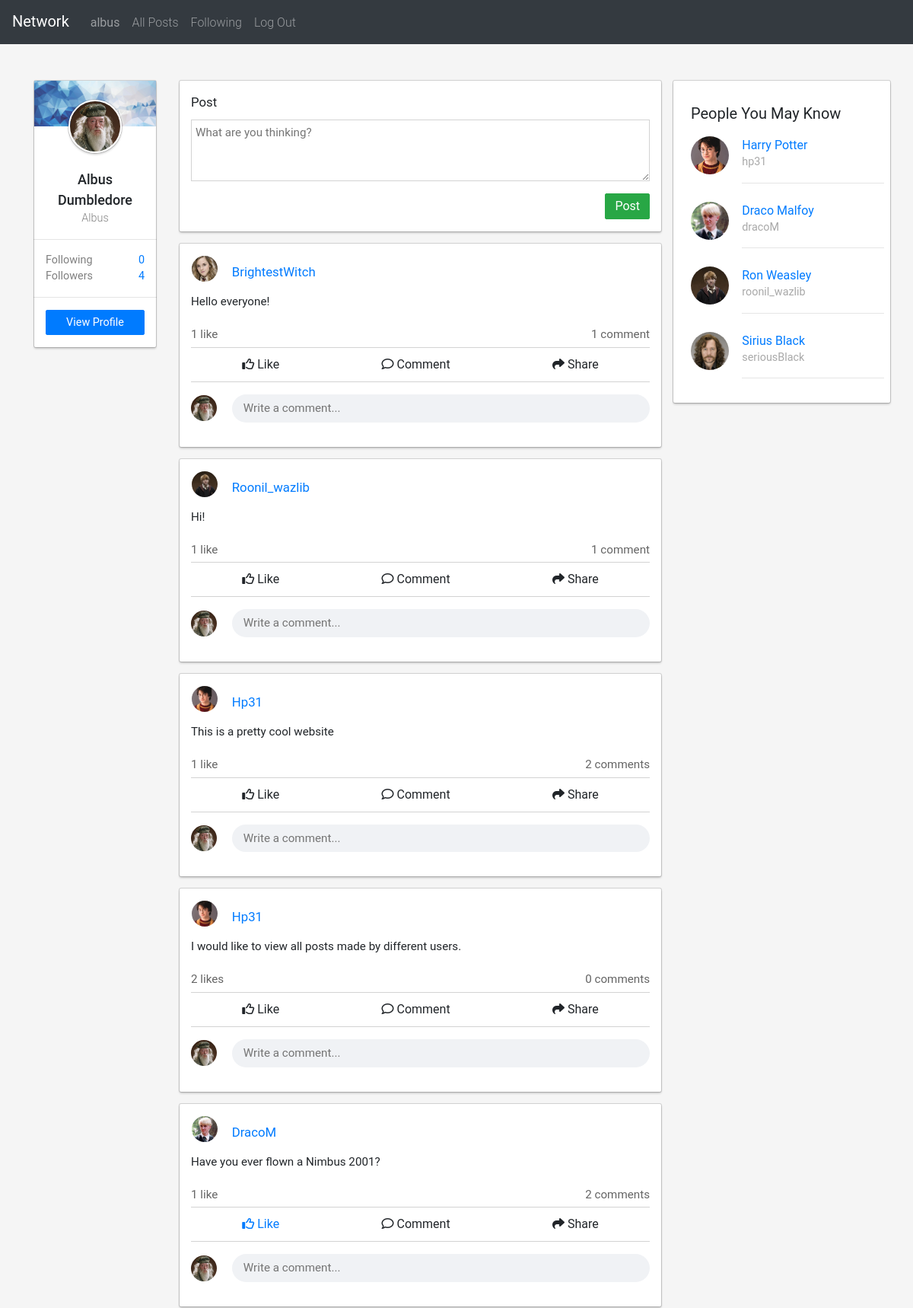
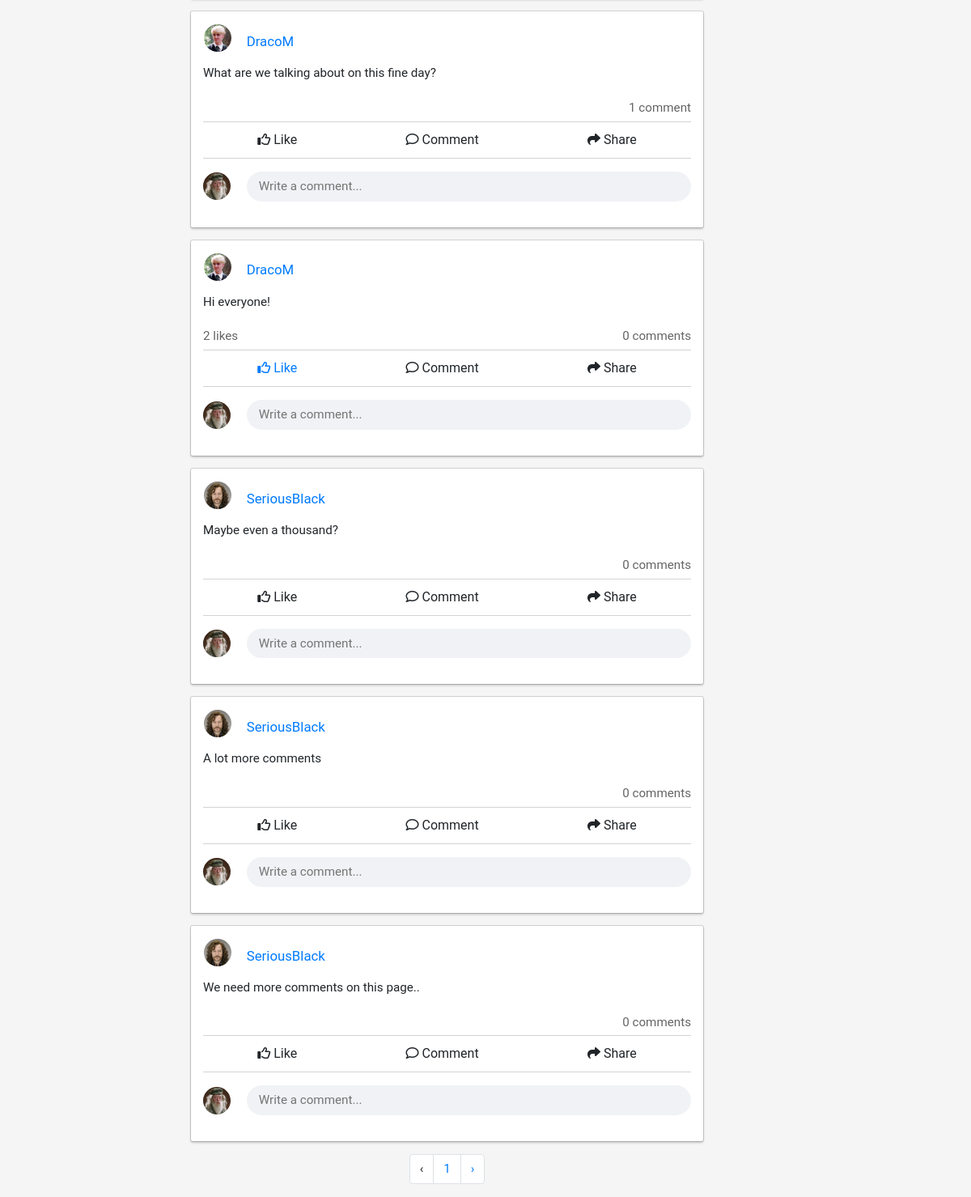
/ (signed in), run on the app's committed database (2 pictures, top to bottom).
### network/models.py (models this page shows, shortened)
class User(AbstractUser):
    followers = models.ManyToManyField('self', blank=True, related_name="followersList", symmetrical=False)
    following = models.ManyToManyField('self', blank=True, related_name="followingList", symmetrical=False)
    profilePic = models.ImageField(upload_to=new_filename, storage=OverwriteStorage(), null=True, blank=True)
    description = models.TextField(null=True, blank=True, default="")
    def __str__(self):
        return f"{self.username}"
    def followerCount(self):
        return len(self.followers.all())
    def followingCount(self):
        return len(self.following.all())

class Post(models.Model):
    user = models.ForeignKey(User, on_delete=models.CASCADE, blank=True, related_name="posts")
    content = models.TextField()
    time = models.DateTimeField(auto_now_add=True)
    likes = models.ManyToManyField(User, blank=True, related_name="postLikes")
    ordering = ['-time']
    def comments(self):
        commentList = Comment.objects.all().filter(post=self)
        return commentList
    def allLikes(self):
        userList = list(self.likes.all())
        for i in range(len(userList)):
            userList[i] = userList[i].username
        return userList

### network/views.py (the view, shortened to what this page needs)
# urls.py: path("", views.index, name="index"),
def index(request):
    user = request.user
    print(user)
    print("GET Request has been called")
    if not user.is_authenticated:
        return HttpResponseRedirect(reverse("login"))
    postsList = Post.objects.order_by("-time").all()
    paginator = Paginator(postsList, 10)
    page_number =  request.GET.get('page')
    page_obj = paginator.get_page(page_number)
    pYouMayKnow = utils.getRandomProfiles(user)
    pAlsoViewed = utils.getRandomProfiles(user)
    return render(request, "network/index.html", {
        "postsList" : postsList,
        "page_obj" : page_obj,
        "pYouMayKnow" : pYouMayKnow,
        "pAlsoViewed" : pAlsoViewed
    })

### network/models.py (called while the page is built)
    def allLikes(self):
        userList = list(self.likes.all())
        for i in range(len(userList)):
            userList[i] = userList[i].username
        return userList

### network/utils.py (called while the page is built)
def getRandomProfiles(user):
    randomProfiles = list(User.objects.all().exclude(id=user.id))
    randomProfiles = random.sample(randomProfiles, k=4)
    return randomProfiles

### network/templates/network/index.html (shortened to what this page needs)
{% extends "network/layout.html" %}
{% load static %}
{% block body %}
<div class="container" id="BodyContainer">
    <div class="row p-0 mt-lg-5 mt-0">
        <div class="col-lg-2 d-none d-lg-block" style="font-size: 0.9rem" id="BodyContainerCol1">
            <div class="d-flex mb-4 pb-3" id="viewProfileTab"
                style="min-height: 50px; background-color: white; border-radius: 2px; box-shadow: rgba(0, 0, 0, 0.15) 0px 0px 0px 1px, rgba(0, 0, 0, 0.2) 0px 2px 3px 0px;">
                <div class="col">
                    <div class="row" style="height: 60px; overflow: hidden;">
                    </div>
                    <div class="d-flex justify-content-center">
                        {% if request.user.profilePic %}
                        <img id="smallProfilePic" src="{{request.user.profilePic.url}}" alt="profile-pic">
                        {% else %}
                        <img id="smallProfilePic" src="{% static 'network/images/defaultAvatar.png' %}"
                            alt="profile-pic">
                        {% endif %}
                    </div>
                    <div class="mb-3 mt-3 text-center">
                        <span style="font-size: 1.125rem; font-weight: 500;">{{request.user.first_name|capfirst}}
                            {{request.user.last_name|capfirst}}</span>
                        <br>
                        <span id="profileUsername"
                            style="color: gray; font-weight: 300">{{request.user.username|capfirst}}</span>
                    </div>
                    <hr class="mx-n3">
                    <div style="color: grey;">
                        <div> Following <span
                                style="float: right; color: #007bff">{{request.user.followingCount}}</span> </div>
                        <div> Followers <span style="float: right; color: #007bff">{{request.user.followerCount}}</span>
                        </div>
                    </div>
                    <hr class="mx-n3">
                    <a href="{% url 'profile' request.user.username %}">
                        <div class="btn btn-primary" id="viewProfileButton">View Profile</div>
                    </a>
                </div>
            </div>
        </div>
        <div class="col-lg-7 px-0 px-md-3" style="font-size: 0.95rem" >
            <div class="d-flex py-3 mb-3 postContainer">
                <div class="col">
                    <span style="font-size: 1.05rem;">Post</span>
                    <form action="" method="post" id="contentForm">
                        <textarea name="content" id="content" rows="3" placeholder="What are you thinking?"></textarea>
                    </form>
                    <button class="btn btn-success" style="float: right" form="contentForm">Post</button>
                </div>
            </div>
            <div id="postsDisplay">
                {% for post in page_obj %}
                <div class="d-flex py-3 my-3 postContainer" id="postContainer-{{post.id}}">
                    <div class="col">
                        <div class="row">
                            <div class="col-1 px-2 px-sm-3">
                                {% if post.user.profilePic %}
                                <img class="postProfilePicSmall" src="{{post.user.profilePic.url}}" alt="profile-pic">
                                {% else %}
                                <img class="postProfilePicSmall" src="{% static 'network/images/defaultAvatar.png' %}"
                                    alt="profile-pic">
                                {% endif %}
                            </div>
                            <div class="col-11 pl-4 pl-sm-3 pl-md-1 pl-lg-3 align-self-end">
                                <span style="font-size: 1.05rem;" id="postUser-{{post.id}}" style="display: inline-block;">
                                    <a href="{% url 'profile' post.user %}"
                                        class="userProfileLink">{{post.user|capfirst}}</a>
                                </span>
                            </div>
                        </div>
                        <div class="row">
                            <div class="col">
                                <div class="postContent" id="post-{{post.id}}">{{post.content}}</div>
                            </div>
                        </div>
                        <div class="metaInfoRow d-flex justify-content-between">
                            <div class="numLikes noSelect" data-numLikes="{{post.allLikes|length}}" id="postLikes-{{post.id}}" data-id="{{post.id}}" data-item="post"> {{post.allLikes|length}} {% if post.allLikes|length != 1 %} likes {% else %} like {% endif %} </div>
                            <div class="numComments noSelect" data-numComments="{{post.comments|length}}" id="postComments-{{post.id}}" data-postID="{{post.id}}" data-item="post">{{post.comments|length}} {% if post.comments|length != 1 %} comments {% else %} comment {% endif %}</div>
                        </div>
                        <div class="row postOptionRow " id="optionRow-{{post.id}}">
                            {% if request.user.username in post.allLikes %}
                            <div class="options flex-fill text-center likeButton" data-id="post-{{post.id}}" style="color: #007bff"
                                data-item="post">
                                <i class="far fa-thumbs-up"></i> Like</div>
                            {% else %}
                            <div class="options flex-fill text-center likeButton" data-id="post-{{post.id}}" data-item="post">
                                <i class="far fa-thumbs-up"></i> Like</div>
                            {% endif %}
                            <div class="options flex-fill text-center commentButton" data-id="{{post.id}}" onclick="focusComment(this);"><i class="far fa-comment"></i> Comment</div>
                            <div class="options flex-fill text-center shareButton" data-id="post-{{post.id}}"><i class="fas fa-share"></i> Share</div>
                        </div>
                        <div class="row">
                            <div class="col-sm-1 col-2 align-self-center justify-content-center inputProfilePicContainer">
                                {% if request.user.profilePic %}
                                <img class="postProfilePicSmall" width="30" height="30"
                                    src="{{request.user.profilePic.url}}" alt="profile-pic">
                                {% else %}
                                <img class="postProfilePicSmall"
                                    src="{% static 'network/images/defaultAvatar.png' %}"
                                    alt="profile-pic">
                                {% endif %}
                            </div>
                            <div class="col-sm-11 col-10 my-3 pl-0 pl-sm-3 pl-md-1 pl-lg-3">
                                <input class="comment" data-postID="{{post.id}}" type="text" id="commentInput-{{post.id}}" placeholder="Write a comment...">
                            </div>
                        </div>
                    </div>
                </div>
                {% endfor %}
            </div>
            <nav aria-label="page navigation">
                <ul class="pagination justify-content-center">
                    {% if page_obj.has_previous %}
                    <li class="page-item"><a class="page-link"
                            href="?page={{ page_obj.previous_page_number }}">&#8249;</a></li>
                    {% else %}
                    <li class="page-item"><a class="page-link">&#8249;</a></li>
                    {% endif %}
                    <li class="page-item"><a class="page-link" href="?page={{page_number}}">{{page_obj.number}}</a></li>
                    {% if page_obj.has_next %}
                    <li class="page-item"><a class="page-link" href="?page={{ page_obj.next_page_number }}">&#8250;</a>
                    {% else %}
                    <li class="page-item"><a class="page-link">&#8250;</a>
                    {% endif %}
                    </li>
                </ul>
            </nav>
        </div>
        <div class="col-lg-3">
            <div class="row p-2 mb-4" id="pYouMayKnowTab" style="position: sticky; top: 76px;">
                <div class="col">
                    <div id="pYouMayKnow">People You May Know</div>
                    {% for profile in pYouMayKnow %}
                    <div class="suggestedUsers mb-2">
                        <div class="row">
                            <div class="col-3 col-sm-2 col-lg-3">
                                {% if profile.profilePic %}
                                <img src="{{ profile.profilePic.url }}" alt="profile-pic" class="pYouMayKnowPic">
                                {% else %}
                                <img src="{% static 'network/images/defaultAvatar.png' %}" alt="profile-pic"
                                    class="pYouMayKnowPic">
                                {% endif %}
                            </div>
                            <div class="col-9 col-sm-10 col-lg-9 pr-0">
                                <div><a href="{% url 'profile' profile.username %}"> {{profile.first_name}}
                                        {{profile.last_name}} </a></div>
                                <div style="font-size: 0.9rem; margin-top: -1px; color: darkgrey">{{profile.username}}
                                </div>
                                <hr>
                            </div>
                        </div>
                    </div>
                    {% endfor %}
                </div>
            </div>
        </div>
    </div>
</div>
{% endblock %}

### network/templates/network/layout.html (shortened to what this page needs)
{% load static %}
<!DOCTYPE html>
<html lang="en">
<head>
    <link rel="stylesheet" href="https://stackpath.bootstrapcdn.com/bootstrap/4.4.1/css/bootstrap.min.css"
>
    <link href="{% static 'network/styles.css' %}" rel="stylesheet">
</head>
<body>
    <nav class="navbar navbar-expand-md sticky-top navbar-dark bg-dark d-none d-md-block">
        <a class="navbar-brand" href="{% url 'index' %}">Network</a>
        <div class="d-inline-flex" id="navbarSupportedContent">
            <ul class="navbar-nav mr-auto">
                {% if user.is_authenticated %}
                <li class="nav-item">
                    <a class="nav-link"
                        href="{% url 'profile' user.username %}"><strong id="username">{{ user.username }}</strong></a>
                </li>
                {% endif %}
                <li class="nav-item">
                    <a class="nav-link" href="{% url 'index' %}">All Posts</a>
                </li>
                {% if user.is_authenticated %}
                <li class="nav-item">
                    <a class="nav-link" href="{% url 'following' request.user.username %}">Following</a>
                </li>
                <li class="nav-item">
                    <a class="nav-link" href="{% url 'logout' %}">Log Out</a>
                </li>
                {% endif %}
            </ul>
        </div>
    </nav>
    <div class="body pb-5 pb-md-0">
        {% block body %}
        {% endblock %}
    </div>
</body>
</html>

### network/static/network/styles.css (style rules this page uses)
body { font-family: "Roboto", Arial, Helvetica, sans-serif; background-color: #f5f5f5; }
.postContent { margin: 15px 0px; }
#content { padding: 5px; margin: 10px 0; width: 100%; border-color: lightgrey; }
.options { font-size: 1rem; padding: 5px 10px; margin: 0; }
.postOptionRow { align-items: center; border-top: 1px solid lightgrey; border-bottom: 1px solid lightgrey; padding: 5px 0; margin: 0; }
.metaInfoRow { padding: 5px 0; margin: 0 !important; }
.comment { background-color: #f0f2f5; width: 100%; padding: 7px 15px; border-radius: 50px; border: none !important; }
.numLikes, .numComments { display: inline-flex; color: #646464; }
.numComments { margin-left : auto; }
.postContainer { background-color: white; border-radius: 2px; box-shadow: rgba(0, 0, 0, 0.15) 0px 0px 0px 1px, rgba(0, 0, 0, 0.2) 0px 2px 3px 0px; }
#pYouMayKnowTab, #pAlsoViewedTab { background-color : white; box-shadow: rgba(0, 0, 0, 0.15) 0px 0px 0px 1px, rgba(0, 0, 0, 0.2) 0px 2px 3px 0px; border-radius: 2px; }
#pYouMayKnow, #pAlsoViewed { font-size: 20px; margin: 20px 0 15px; }
.btn { border-radius: 2px; padding-top: 4px; padding-bottom: 4px; }
#viewProfileButton { font-size: 0.9rem; border-radius: 2px; width: 100%; padding: 5px; }
#viewProfileTab { position: sticky; top: 76px; }
.nav-item { font-weight: 300; }
#smallProfilePic { width: 70px; border-radius: 50%; height: 70px; margin-top: -35px; border: 2px solid white; margin-bottom: 5px; box-shadow: rgba(0, 0, 0, 0.15) 0px 0px 0px 1px, rgba(0, 0, 0, 0.2) 0px 2px 3px 0px; object-fit: cover; }
.postProfilePicSmall { width: 2.125rem; height: 2.125rem; object-fit: cover; border-radius: 50%; }
.pAlsoViewedPic, .pYouMayKnowPic { object-fit: cover; width: 3.125rem; height: 3.125rem; border-radius: 50%; margin-right: 10px }
.noSelect { -webkit-touch-callout: none; -webkit-user-select: none; -khtml-user-select: none; -moz-user-select: none; -ms-user-select: none; user-select: none; }

### data on the page
User: username "albus", user.profilePic (picture), user.first_name "Albus", user.last_name "Dumbledore", user.username "Albus", user.followingCount "0", user.followerCount "4"
Post: user.profilePic (picture), user "BrightestWitch", content "Hello everyone!", allLikes|length "1", shows "like", comments|length "1"
Post: user.profilePic (picture), user "Roonil_wazlib", content "Hi!", allLikes|length "1", shows "like", comments|length "1"
Post: user.profilePic (picture), user "Hp31", content "This is a pretty cool website", allLikes|length "1", shows "like", comments|length "2"
Post: user.profilePic (picture), user "Hp31", content "I would like to view all posts made by different users.", allLikes|length "2", shows "likes", comments|length "0"
Post: user.profilePic (picture), user "DracoM", content "Have you ever flown a Nimbus 2001?", allLikes|length "1", shows "like", comments|length "2"
Post: user.profilePic (picture), user "DracoM", content "What are we talking about on this fine day?", comments|length "1"
Post: user.profilePic (picture), user "DracoM", content "Hi everyone!", allLikes|length "2", shows "likes", comments|length "0"
Post: user.profilePic (picture), user "SeriousBlack", content "Maybe even a thousand?", comments|length "0"
Post: user.profilePic (picture), user "SeriousBlack", content "A lot more comments", comments|length "0"
Post: user.profilePic (picture), user "SeriousBlack", content "We need more comments on this page..", comments|length "0"
User: profilePic (picture), first_name "Harry", last_name "Potter", username "hp31"
User: profilePic (picture), first_name "Draco", last_name "Malfoy", username "dracoM"
User: profilePic (picture), first_name "Ron", last_name "Weasley", username "roonil_wazlib"
User: profilePic (picture), first_name "Sirius", last_name "Black", username "seriousBlack"

### other printed values
{{ page_obj.number }} "1"
